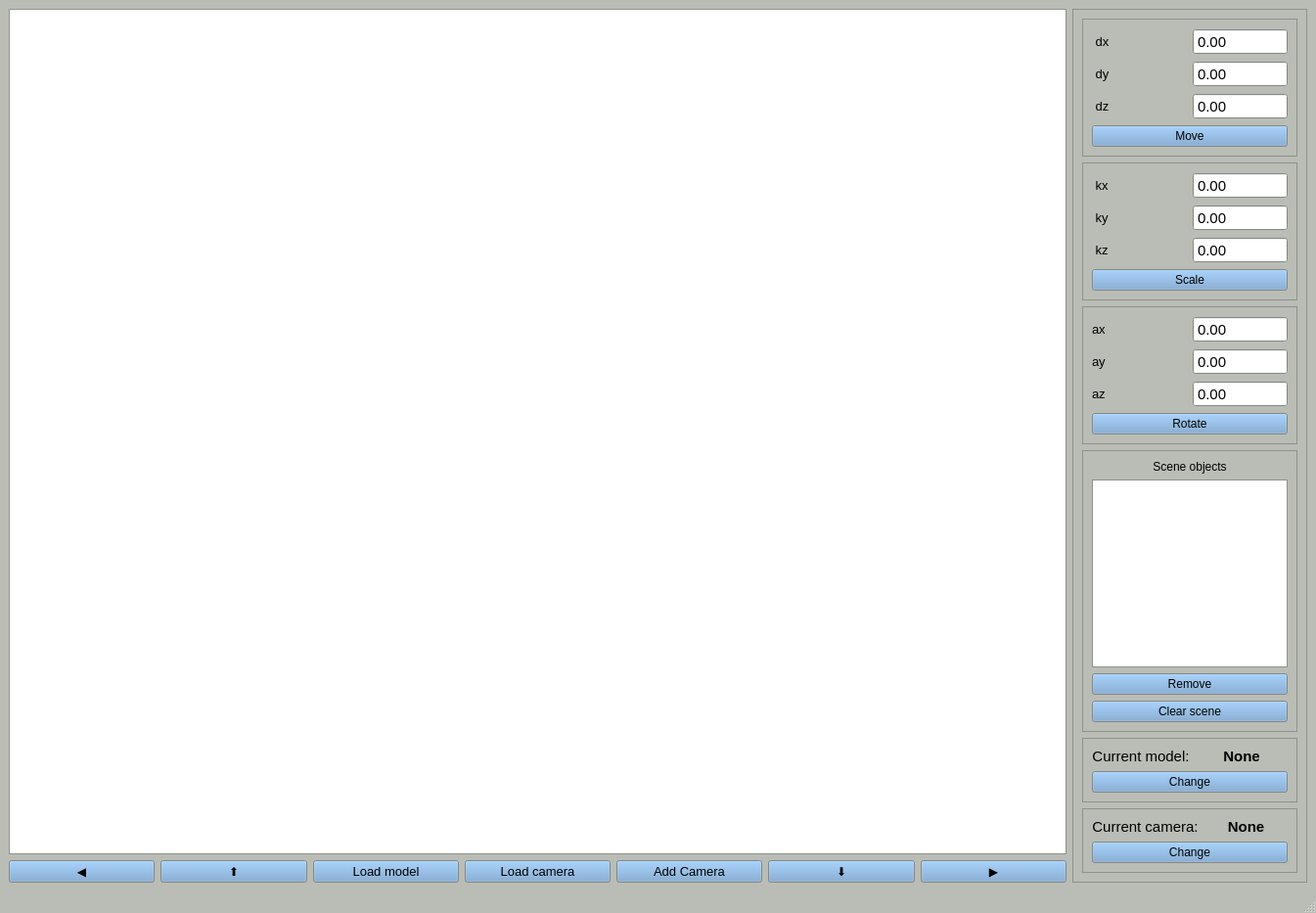
<?xml version="1.0" encoding="UTF-8"?>
<ui version="4.0">
 <class>MainWindow</class>
 <widget class="QMainWindow" name="MainWindow">
  <property name="geometry">
   <rect>
    <x>0</x>
    <y>0</y>
    <width>1345</width>
    <height>929</height>
   </rect>
  </property>
  <property name="palette">
   <palette>
    <active>
     <colorrole role="WindowText">
      <brush brushstyle="SolidPattern">
       <color alpha="255">
        <red>0</red>
        <green>0</green>
        <blue>0</blue>
       </color>
      </brush>
     </colorrole>
     <colorrole role="Button">
      <brush brushstyle="SolidPattern">
       <color alpha="255">
        <red>114</red>
        <green>159</green>
        <blue>207</blue>
       </color>
      </brush>
     </colorrole>
     <colorrole role="Light">
      <brush brushstyle="SolidPattern">
       <color alpha="255">
        <red>255</red>
        <green>255</green>
        <blue>255</blue>
       </color>
      </brush>
     </colorrole>
     <colorrole role="Midlight">
      <brush brushstyle="SolidPattern">
       <color alpha="255">
        <red>220</red>
        <green>222</green>
        <blue>218</blue>
       </color>
      </brush>
     </colorrole>
     <colorrole role="Dark">
      <brush brushstyle="SolidPattern">
       <color alpha="255">
        <red>93</red>
        <green>94</green>
        <blue>91</blue>
       </color>
      </brush>
     </colorrole>
     <colorrole role="Mid">
      <brush brushstyle="SolidPattern">
       <color alpha="255">
        <red>124</red>
        <green>126</green>
        <blue>121</blue>
       </color>
      </brush>
     </colorrole>
     <colorrole role="Text">
      <brush brushstyle="SolidPattern">
       <color alpha="255">
        <red>0</red>
        <green>0</green>
        <blue>0</blue>
       </color>
      </brush>
     </colorrole>
     <colorrole role="BrightText">
      <brush brushstyle="SolidPattern">
       <color alpha="255">
        <red>255</red>
        <green>255</green>
        <blue>255</blue>
       </color>
      </brush>
     </colorrole>
     <colorrole role="ButtonText">
      <brush brushstyle="SolidPattern">
       <color alpha="255">
        <red>0</red>
        <green>0</green>
        <blue>0</blue>
       </color>
      </brush>
     </colorrole>
     <colorrole role="Base">
      <brush brushstyle="SolidPattern">
       <color alpha="255">
        <red>255</red>
        <green>255</green>
        <blue>255</blue>
       </color>
      </brush>
     </colorrole>
     <colorrole role="Window">
      <brush brushstyle="SolidPattern">
       <color alpha="255">
        <red>186</red>
        <green>189</green>
        <blue>182</blue>
       </color>
      </brush>
     </colorrole>
     <colorrole role="Shadow">
      <brush brushstyle="SolidPattern">
       <color alpha="255">
        <red>0</red>
        <green>0</green>
        <blue>0</blue>
       </color>
      </brush>
     </colorrole>
     <colorrole role="AlternateBase">
      <brush brushstyle="SolidPattern">
       <color alpha="255">
        <red>220</red>
        <green>222</green>
        <blue>218</blue>
       </color>
      </brush>
     </colorrole>
     <colorrole role="ToolTipBase">
      <brush brushstyle="SolidPattern">
       <color alpha="255">
        <red>255</red>
        <green>255</green>
        <blue>220</blue>
       </color>
      </brush>
     </colorrole>
     <colorrole role="ToolTipText">
      <brush brushstyle="SolidPattern">
       <color alpha="255">
        <red>0</red>
        <green>0</green>
        <blue>0</blue>
       </color>
      </brush>
     </colorrole>
     <colorrole role="PlaceholderText">
      <brush brushstyle="SolidPattern">
       <color alpha="128">
        <red>0</red>
        <green>0</green>
        <blue>0</blue>
       </color>
      </brush>
     </colorrole>
    </active>
    <inactive>
     <colorrole role="WindowText">
      <brush brushstyle="SolidPattern">
       <color alpha="255">
        <red>0</red>
        <green>0</green>
        <blue>0</blue>
       </color>
      </brush>
     </colorrole>
     <colorrole role="Button">
      <brush brushstyle="SolidPattern">
       <color alpha="255">
        <red>114</red>
        <green>159</green>
        <blue>207</blue>
       </color>
      </brush>
     </colorrole>
     <colorrole role="Light">
      <brush brushstyle="SolidPattern">
       <color alpha="255">
        <red>255</red>
        <green>255</green>
        <blue>255</blue>
       </color>
      </brush>
     </colorrole>
     <colorrole role="Midlight">
      <brush brushstyle="SolidPattern">
       <color alpha="255">
        <red>220</red>
        <green>222</green>
        <blue>218</blue>
       </color>
      </brush>
     </colorrole>
     <colorrole role="Dark">
      <brush brushstyle="SolidPattern">
       <color alpha="255">
        <red>93</red>
        <green>94</green>
        <blue>91</blue>
       </color>
      </brush>
     </colorrole>
     <colorrole role="Mid">
      <brush brushstyle="SolidPattern">
       <color alpha="255">
        <red>124</red>
        <green>126</green>
        <blue>121</blue>
       </color>
      </brush>
     </colorrole>
     <colorrole role="Text">
      <brush brushstyle="SolidPattern">
       <color alpha="255">
        <red>0</red>
        <green>0</green>
        <blue>0</blue>
       </color>
      </brush>
     </colorrole>
     <colorrole role="BrightText">
      <brush brushstyle="SolidPattern">
       <color alpha="255">
        <red>255</red>
        <green>255</green>
        <blue>255</blue>
       </color>
      </brush>
     </colorrole>
     <colorrole role="ButtonText">
      <brush brushstyle="SolidPattern">
       <color alpha="255">
        <red>0</red>
        <green>0</green>
        <blue>0</blue>
       </color>
      </brush>
     </colorrole>
     <colorrole role="Base">
      <brush brushstyle="SolidPattern">
       <color alpha="255">
        <red>255</red>
        <green>255</green>
        <blue>255</blue>
       </color>
      </brush>
     </colorrole>
     <colorrole role="Window">
      <brush brushstyle="SolidPattern">
       <color alpha="255">
        <red>186</red>
        <green>189</green>
        <blue>182</blue>
       </color>
      </brush>
     </colorrole>
     <colorrole role="Shadow">
      <brush brushstyle="SolidPattern">
       <color alpha="255">
        <red>0</red>
        <green>0</green>
        <blue>0</blue>
       </color>
      </brush>
     </colorrole>
     <colorrole role="AlternateBase">
      <brush brushstyle="SolidPattern">
       <color alpha="255">
        <red>220</red>
        <green>222</green>
        <blue>218</blue>
       </color>
      </brush>
     </colorrole>
     <colorrole role="ToolTipBase">
      <brush brushstyle="SolidPattern">
       <color alpha="255">
        <red>255</red>
        <green>255</green>
        <blue>220</blue>
       </color>
      </brush>
     </colorrole>
     <colorrole role="ToolTipText">
      <brush brushstyle="SolidPattern">
       <color alpha="255">
        <red>0</red>
        <green>0</green>
        <blue>0</blue>
       </color>
      </brush>
     </colorrole>
     <colorrole role="PlaceholderText">
      <brush brushstyle="SolidPattern">
       <color alpha="128">
        <red>0</red>
        <green>0</green>
        <blue>0</blue>
       </color>
      </brush>
     </colorrole>
    </inactive>
    <disabled>
     <colorrole role="WindowText">
      <brush brushstyle="SolidPattern">
       <color alpha="255">
        <red>93</red>
        <green>94</green>
        <blue>91</blue>
       </color>
      </brush>
     </colorrole>
     <colorrole role="Button">
      <brush brushstyle="SolidPattern">
       <color alpha="255">
        <red>114</red>
        <green>159</green>
        <blue>207</blue>
       </color>
      </brush>
     </colorrole>
     <colorrole role="Light">
      <brush brushstyle="SolidPattern">
       <color alpha="255">
        <red>255</red>
        <green>255</green>
        <blue>255</blue>
       </color>
      </brush>
     </colorrole>
     <colorrole role="Midlight">
      <brush brushstyle="SolidPattern">
       <color alpha="255">
        <red>220</red>
        <green>222</green>
        <blue>218</blue>
       </color>
      </brush>
     </colorrole>
     <colorrole role="Dark">
      <brush brushstyle="SolidPattern">
       <color alpha="255">
        <red>93</red>
        <green>94</green>
        <blue>91</blue>
       </color>
      </brush>
     </colorrole>
     <colorrole role="Mid">
      <brush brushstyle="SolidPattern">
       <color alpha="255">
        <red>124</red>
        <green>126</green>
        <blue>121</blue>
       </color>
      </brush>
     </colorrole>
     <colorrole role="Text">
      <brush brushstyle="SolidPattern">
       <color alpha="255">
        <red>93</red>
        <green>94</green>
        <blue>91</blue>
       </color>
      </brush>
     </colorrole>
     <colorrole role="BrightText">
      <brush brushstyle="SolidPattern">
       <color alpha="255">
        <red>255</red>
        <green>255</green>
        <blue>255</blue>
       </color>
      </brush>
     </colorrole>
     <colorrole role="ButtonText">
      <brush brushstyle="SolidPattern">
       <color alpha="255">
        <red>93</red>
        <green>94</green>
        <blue>91</blue>
       </color>
      </brush>
     </colorrole>
     <colorrole role="Base">
      <brush brushstyle="SolidPattern">
       <color alpha="255">
        <red>186</red>
        <green>189</green>
        <blue>182</blue>
       </color>
      </brush>
     </colorrole>
     <colorrole role="Window">
      <brush brushstyle="SolidPattern">
       <color alpha="255">
        <red>186</red>
        <green>189</green>
        <blue>182</blue>
       </color>
      </brush>
     </colorrole>
     <colorrole role="Shadow">
      <brush brushstyle="SolidPattern">
       <color alpha="255">
        <red>0</red>
        <green>0</green>
        <blue>0</blue>
       </color>
      </brush>
     </colorrole>
     <colorrole role="AlternateBase">
      <brush brushstyle="SolidPattern">
       <color alpha="255">
        <red>186</red>
        <green>189</green>
        <blue>182</blue>
       </color>
      </brush>
     </colorrole>
     <colorrole role="ToolTipBase">
      <brush brushstyle="SolidPattern">
       <color alpha="255">
        <red>255</red>
        <green>255</green>
        <blue>220</blue>
       </color>
      </brush>
     </colorrole>
     <colorrole role="ToolTipText">
      <brush brushstyle="SolidPattern">
       <color alpha="255">
        <red>0</red>
        <green>0</green>
        <blue>0</blue>
       </color>
      </brush>
     </colorrole>
     <colorrole role="PlaceholderText">
      <brush brushstyle="SolidPattern">
       <color alpha="128">
        <red>0</red>
        <green>0</green>
        <blue>0</blue>
       </color>
      </brush>
     </colorrole>
    </disabled>
   </palette>
  </property>
  <property name="windowTitle">
   <string>Lab 03</string>
  </property>
  <widget class="QWidget" name="centralwidget">
   <property name="layoutDirection">
    <enum>Qt::LeftToRight</enum>
   </property>
   <layout class="QGridLayout" name="gridLayout">
    <item row="1" column="0">
     <widget class="QPushButton" name="left_btn">
      <property name="font">
       <font>
        <family>Arial</family>
        <pointsize>9</pointsize>
       </font>
      </property>
      <property name="text">
       <string>◀</string>
      </property>
     </widget>
    </item>
    <item row="1" column="1">
     <widget class="QPushButton" name="up_btn">
      <property name="font">
       <font>
        <family>Arial</family>
        <pointsize>9</pointsize>
       </font>
      </property>
      <property name="text">
       <string>⬆</string>
      </property>
     </widget>
    </item>
    <item row="1" column="2">
     <widget class="QPushButton" name="load_model_btn">
      <property name="font">
       <font>
        <family>Ubuntu</family>
        <pointsize>10</pointsize>
       </font>
      </property>
      <property name="text">
       <string>Load model</string>
      </property>
     </widget>
    </item>
    <item row="1" column="3">
     <widget class="QPushButton" name="load_camera_btn">
      <property name="font">
       <font>
        <family>Ubuntu</family>
        <pointsize>10</pointsize>
       </font>
      </property>
      <property name="text">
       <string>Load camera</string>
      </property>
     </widget>
    </item>
    <item row="1" column="4">
     <widget class="QPushButton" name="add_camera_btn">
      <property name="font">
       <font>
        <family>Ubuntu</family>
        <pointsize>10</pointsize>
       </font>
      </property>
      <property name="text">
       <string>Add Camera</string>
      </property>
     </widget>
    </item>
    <item row="1" column="5">
     <widget class="QPushButton" name="down_btn">
      <property name="font">
       <font>
        <family>Arial</family>
        <pointsize>9</pointsize>
       </font>
      </property>
      <property name="text">
       <string>⬇</string>
      </property>
     </widget>
    </item>
    <item row="1" column="6">
     <widget class="QPushButton" name="right_btn">
      <property name="font">
       <font>
        <family>Arial</family>
        <pointsize>9</pointsize>
       </font>
      </property>
      <property name="text">
       <string>▶</string>
      </property>
     </widget>
    </item>
    <item row="0" column="0" colspan="7">
     <widget class="QGraphicsView" name="graphicsView">
      <property name="font">
       <font>
        <family>Arial</family>
        <pointsize>9</pointsize>
       </font>
      </property>
     </widget>
    </item>
    <item row="0" column="7" rowspan="2">
     <widget class="QFrame" name="frame_4">
      <property name="sizePolicy">
       <sizepolicy hsizetype="Minimum" vsizetype="Fixed">
        <horstretch>0</horstretch>
        <verstretch>0</verstretch>
       </sizepolicy>
      </property>
      <property name="font">
       <font>
        <family>Arial</family>
        <pointsize>9</pointsize>
       </font>
      </property>
      <property name="frameShape">
       <enum>QFrame::StyledPanel</enum>
      </property>
      <property name="frameShadow">
       <enum>QFrame::Raised</enum>
      </property>
      <layout class="QVBoxLayout" name="verticalLayout">
       <item>
        <widget class="QFrame" name="move_label">
         <property name="sizePolicy">
          <sizepolicy hsizetype="Preferred" vsizetype="Fixed">
           <horstretch>0</horstretch>
           <verstretch>0</verstretch>
          </sizepolicy>
         </property>
         <property name="font">
          <font>
           <family>Arial</family>
           <pointsize>9</pointsize>
          </font>
         </property>
         <property name="frameShape">
          <enum>QFrame::StyledPanel</enum>
         </property>
         <property name="frameShadow">
          <enum>QFrame::Raised</enum>
         </property>
         <layout class="QGridLayout" name="gridLayout_5">
          <item row="2" column="0">
           <widget class="QLabel" name="label_3">
            <property name="font">
             <font>
              <family>Arial</family>
              <pointsize>10</pointsize>
             </font>
            </property>
            <property name="text">
             <string> dz</string>
            </property>
           </widget>
          </item>
          <item row="1" column="0">
           <widget class="QLabel" name="label_2">
            <property name="font">
             <font>
              <family>Arial</family>
              <pointsize>10</pointsize>
             </font>
            </property>
            <property name="text">
             <string> dy</string>
            </property>
           </widget>
          </item>
          <item row="0" column="0">
           <widget class="QLabel" name="label">
            <property name="font">
             <font>
              <family>Arial</family>
              <pointsize>10</pointsize>
             </font>
            </property>
            <property name="text">
             <string> dx</string>
            </property>
           </widget>
          </item>
          <item row="1" column="1">
           <widget class="QDoubleSpinBox" name="dy_box">
            <property name="font">
             <font>
              <family>Arial</family>
              <pointsize>11</pointsize>
             </font>
            </property>
            <property name="locale">
             <locale language="English" country="Canada"/>
            </property>
            <property name="buttonSymbols">
             <enum>QAbstractSpinBox::NoButtons</enum>
            </property>
            <property name="minimum">
             <double>-10000000000000000000000.000000000000000</double>
            </property>
            <property name="maximum">
             <double>10000000000000000000000.000000000000000</double>
            </property>
           </widget>
          </item>
          <item row="2" column="1">
           <widget class="QDoubleSpinBox" name="dz_box">
            <property name="font">
             <font>
              <family>Arial</family>
              <pointsize>11</pointsize>
             </font>
            </property>
            <property name="locale">
             <locale language="English" country="Canada"/>
            </property>
            <property name="buttonSymbols">
             <enum>QAbstractSpinBox::NoButtons</enum>
            </property>
            <property name="minimum">
             <double>-99999999999999991611392.000000000000000</double>
            </property>
            <property name="maximum">
             <double>10000000000000000.000000000000000</double>
            </property>
           </widget>
          </item>
          <item row="0" column="1">
           <widget class="QDoubleSpinBox" name="dx_box">
            <property name="minimumSize">
             <size>
              <width>0</width>
              <height>1</height>
             </size>
            </property>
            <property name="font">
             <font>
              <family>Arial</family>
              <pointsize>11</pointsize>
             </font>
            </property>
            <property name="locale">
             <locale language="English" country="Canada"/>
            </property>
            <property name="buttonSymbols">
             <enum>QAbstractSpinBox::NoButtons</enum>
            </property>
            <property name="minimum">
             <double>-10000000000000000.000000000000000</double>
            </property>
            <property name="maximum">
             <double>10000000000000000.000000000000000</double>
            </property>
           </widget>
          </item>
          <item row="3" column="0" colspan="2">
           <widget class="QPushButton" name="move_btn">
            <property name="font">
             <font>
              <family>Arial</family>
              <pointsize>9</pointsize>
             </font>
            </property>
            <property name="text">
             <string>Move</string>
            </property>
           </widget>
          </item>
         </layout>
        </widget>
       </item>
       <item>
        <widget class="QFrame" name="frame_2">
         <property name="sizePolicy">
          <sizepolicy hsizetype="Preferred" vsizetype="Fixed">
           <horstretch>0</horstretch>
           <verstretch>0</verstretch>
          </sizepolicy>
         </property>
         <property name="font">
          <font>
           <family>Arial</family>
           <pointsize>9</pointsize>
          </font>
         </property>
         <property name="frameShape">
          <enum>QFrame::StyledPanel</enum>
         </property>
         <property name="frameShadow">
          <enum>QFrame::Raised</enum>
         </property>
         <layout class="QGridLayout" name="gridLayout_6">
          <item row="1" column="0">
           <widget class="QLabel" name="label_5">
            <property name="font">
             <font>
              <family>Arial</family>
              <pointsize>10</pointsize>
             </font>
            </property>
            <property name="text">
             <string> ky</string>
            </property>
           </widget>
          </item>
          <item row="0" column="0">
           <widget class="QLabel" name="label_4">
            <property name="font">
             <font>
              <family>Arial</family>
              <pointsize>10</pointsize>
             </font>
            </property>
            <property name="text">
             <string> kx</string>
            </property>
           </widget>
          </item>
          <item row="1" column="1">
           <widget class="QDoubleSpinBox" name="ky_box">
            <property name="font">
             <font>
              <family>Arial</family>
              <pointsize>11</pointsize>
             </font>
            </property>
            <property name="locale">
             <locale language="English" country="Canada"/>
            </property>
            <property name="buttonSymbols">
             <enum>QAbstractSpinBox::NoButtons</enum>
            </property>
            <property name="minimum">
             <double>0.000000000000000</double>
            </property>
            <property name="maximum">
             <double>10000000000000000000000.000000000000000</double>
            </property>
           </widget>
          </item>
          <item row="0" column="1">
           <widget class="QDoubleSpinBox" name="kx_box">
            <property name="font">
             <font>
              <family>Arial</family>
              <pointsize>11</pointsize>
             </font>
            </property>
            <property name="locale">
             <locale language="English" country="Canada"/>
            </property>
            <property name="buttonSymbols">
             <enum>QAbstractSpinBox::NoButtons</enum>
            </property>
            <property name="minimum">
             <double>0.000000000000000</double>
            </property>
            <property name="maximum">
             <double>10000000000000000.000000000000000</double>
            </property>
           </widget>
          </item>
          <item row="2" column="0">
           <widget class="QLabel" name="label_6">
            <property name="font">
             <font>
              <family>Arial</family>
              <pointsize>10</pointsize>
             </font>
            </property>
            <property name="text">
             <string> kz</string>
            </property>
           </widget>
          </item>
          <item row="2" column="1">
           <widget class="QDoubleSpinBox" name="kz_box">
            <property name="font">
             <font>
              <family>Arial</family>
              <pointsize>11</pointsize>
             </font>
            </property>
            <property name="locale">
             <locale language="English" country="Canada"/>
            </property>
            <property name="buttonSymbols">
             <enum>QAbstractSpinBox::NoButtons</enum>
            </property>
            <property name="minimum">
             <double>0.000000000000000</double>
            </property>
            <property name="maximum">
             <double>10000000000000000.000000000000000</double>
            </property>
           </widget>
          </item>
          <item row="3" column="0" colspan="2">
           <widget class="QPushButton" name="scale_btn">
            <property name="font">
             <font>
              <family>Arial</family>
              <pointsize>9</pointsize>
             </font>
            </property>
            <property name="text">
             <string>Scale</string>
            </property>
           </widget>
          </item>
         </layout>
        </widget>
       </item>
       <item>
        <widget class="QFrame" name="frame_3">
         <property name="sizePolicy">
          <sizepolicy hsizetype="Minimum" vsizetype="Fixed">
           <horstretch>0</horstretch>
           <verstretch>0</verstretch>
          </sizepolicy>
         </property>
         <property name="font">
          <font>
           <family>Arial</family>
           <pointsize>9</pointsize>
          </font>
         </property>
         <property name="frameShape">
          <enum>QFrame::StyledPanel</enum>
         </property>
         <property name="frameShadow">
          <enum>QFrame::Raised</enum>
         </property>
         <layout class="QGridLayout" name="gridLayout_7">
          <item row="1" column="0">
           <widget class="QLabel" name="label_12">
            <property name="font">
             <font>
              <family>Arial</family>
              <pointsize>10</pointsize>
             </font>
            </property>
            <property name="text">
             <string>ay</string>
            </property>
           </widget>
          </item>
          <item row="1" column="1">
           <widget class="QDoubleSpinBox" name="ay_box">
            <property name="font">
             <font>
              <family>Arial</family>
              <pointsize>11</pointsize>
             </font>
            </property>
            <property name="locale">
             <locale language="English" country="Canada"/>
            </property>
            <property name="buttonSymbols">
             <enum>QAbstractSpinBox::NoButtons</enum>
            </property>
            <property name="minimum">
             <double>-10000000000000000000000.000000000000000</double>
            </property>
            <property name="maximum">
             <double>10000000000000000000000.000000000000000</double>
            </property>
           </widget>
          </item>
          <item row="0" column="1">
           <widget class="QDoubleSpinBox" name="ax_box">
            <property name="font">
             <font>
              <family>Arial</family>
              <pointsize>11</pointsize>
             </font>
            </property>
            <property name="locale">
             <locale language="English" country="Canada"/>
            </property>
            <property name="buttonSymbols">
             <enum>QAbstractSpinBox::NoButtons</enum>
            </property>
            <property name="minimum">
             <double>-10000000000000000.000000000000000</double>
            </property>
            <property name="maximum">
             <double>10000000000000000.000000000000000</double>
            </property>
           </widget>
          </item>
          <item row="2" column="1">
           <widget class="QDoubleSpinBox" name="az_box">
            <property name="font">
             <font>
              <family>Arial</family>
              <pointsize>11</pointsize>
             </font>
            </property>
            <property name="locale">
             <locale language="English" country="Canada"/>
            </property>
            <property name="buttonSymbols">
             <enum>QAbstractSpinBox::NoButtons</enum>
            </property>
            <property name="minimum">
             <double>-99999999999999991611392.000000000000000</double>
            </property>
            <property name="maximum">
             <double>10000000000000000.000000000000000</double>
            </property>
           </widget>
          </item>
          <item row="2" column="0">
           <widget class="QLabel" name="label_10">
            <property name="font">
             <font>
              <family>Arial</family>
              <pointsize>10</pointsize>
             </font>
            </property>
            <property name="text">
             <string>az</string>
            </property>
           </widget>
          </item>
          <item row="3" column="0" colspan="2">
           <widget class="QPushButton" name="rotate_btn">
            <property name="font">
             <font>
              <family>Arial</family>
              <pointsize>9</pointsize>
             </font>
            </property>
            <property name="text">
             <string>Rotate</string>
            </property>
           </widget>
          </item>
          <item row="0" column="0">
           <widget class="QLabel" name="label_11">
            <property name="font">
             <font>
              <family>Arial</family>
              <pointsize>10</pointsize>
             </font>
            </property>
            <property name="text">
             <string>ax</string>
            </property>
           </widget>
          </item>
         </layout>
        </widget>
       </item>
       <item>
        <widget class="QFrame" name="frame">
         <property name="font">
          <font>
           <family>Arial</family>
           <pointsize>9</pointsize>
          </font>
         </property>
         <property name="frameShape">
          <enum>QFrame::StyledPanel</enum>
         </property>
         <property name="frameShadow">
          <enum>QFrame::Raised</enum>
         </property>
         <layout class="QVBoxLayout" name="verticalLayout_2">
          <item>
           <widget class="QLabel" name="label_7">
            <property name="font">
             <font>
              <family>Arial</family>
              <pointsize>9</pointsize>
             </font>
            </property>
            <property name="text">
             <string>Scene objects</string>
            </property>
            <property name="alignment">
             <set>Qt::AlignCenter</set>
            </property>
           </widget>
          </item>
          <item>
           <widget class="QListWidget" name="objects_list">
            <property name="sizePolicy">
             <sizepolicy hsizetype="Maximum" vsizetype="Expanding">
              <horstretch>0</horstretch>
              <verstretch>0</verstretch>
             </sizepolicy>
            </property>
            <property name="maximumSize">
             <size>
              <width>200</width>
              <height>16777215</height>
             </size>
            </property>
            <property name="currentRow">
             <number>-1</number>
            </property>
           </widget>
          </item>
          <item>
           <widget class="QPushButton" name="remove_object_btn">
            <property name="font">
             <font>
              <family>Arial</family>
              <pointsize>9</pointsize>
             </font>
            </property>
            <property name="text">
             <string>Remove</string>
            </property>
           </widget>
          </item>
          <item>
           <widget class="QPushButton" name="clear_scene_btn">
            <property name="sizePolicy">
             <sizepolicy hsizetype="Ignored" vsizetype="Fixed">
              <horstretch>0</horstretch>
              <verstretch>0</verstretch>
             </sizepolicy>
            </property>
            <property name="font">
             <font>
              <family>Arial</family>
              <pointsize>9</pointsize>
             </font>
            </property>
            <property name="text">
             <string>Clear scene</string>
            </property>
           </widget>
          </item>
         </layout>
        </widget>
       </item>
       <item>
        <widget class="QFrame" name="frame_6">
         <property name="font">
          <font>
           <family>Arial</family>
           <pointsize>9</pointsize>
          </font>
         </property>
         <property name="frameShape">
          <enum>QFrame::StyledPanel</enum>
         </property>
         <property name="frameShadow">
          <enum>QFrame::Raised</enum>
         </property>
         <layout class="QVBoxLayout" name="verticalLayout_4">
          <item>
           <layout class="QHBoxLayout" name="horizontalLayout">
            <item>
             <widget class="QLabel" name="label_9">
              <property name="font">
               <font>
                <family>Arial</family>
                <pointsize>11</pointsize>
               </font>
              </property>
              <property name="text">
               <string>Current model:</string>
              </property>
              <property name="alignment">
               <set>Qt::AlignCenter</set>
              </property>
             </widget>
            </item>
            <item>
             <widget class="QLabel" name="curr_model_lbl">
              <property name="font">
               <font>
                <pointsize>11</pointsize>
                <weight>75</weight>
                <bold>true</bold>
               </font>
              </property>
              <property name="text">
               <string>None</string>
              </property>
              <property name="alignment">
               <set>Qt::AlignCenter</set>
              </property>
             </widget>
            </item>
           </layout>
          </item>
          <item>
           <widget class="QPushButton" name="change_model_btn">
            <property name="font">
             <font>
              <family>Arial</family>
              <pointsize>9</pointsize>
             </font>
            </property>
            <property name="text">
             <string>Change</string>
            </property>
           </widget>
          </item>
         </layout>
        </widget>
       </item>
       <item>
        <widget class="QFrame" name="frame_5">
         <property name="font">
          <font>
           <family>Arial</family>
           <pointsize>9</pointsize>
          </font>
         </property>
         <property name="frameShape">
          <enum>QFrame::StyledPanel</enum>
         </property>
         <property name="frameShadow">
          <enum>QFrame::Raised</enum>
         </property>
         <layout class="QVBoxLayout" name="verticalLayout_3">
          <item>
           <layout class="QHBoxLayout" name="horizontalLayout_2">
            <item>
             <widget class="QLabel" name="label_8">
              <property name="font">
               <font>
                <family>Arial</family>
                <pointsize>11</pointsize>
               </font>
              </property>
              <property name="text">
               <string>Current camera:</string>
              </property>
              <property name="alignment">
               <set>Qt::AlignCenter</set>
              </property>
             </widget>
            </item>
            <item>
             <widget class="QLabel" name="curr_camera_lbl">
              <property name="font">
               <font>
                <pointsize>11</pointsize>
                <weight>75</weight>
                <bold>true</bold>
               </font>
              </property>
              <property name="text">
               <string>None</string>
              </property>
              <property name="alignment">
               <set>Qt::AlignCenter</set>
              </property>
             </widget>
            </item>
           </layout>
          </item>
          <item>
           <widget class="QPushButton" name="change_camera_btn">
            <property name="font">
             <font>
              <family>Arial</family>
              <pointsize>9</pointsize>
             </font>
            </property>
            <property name="text">
             <string>Change</string>
            </property>
           </widget>
          </item>
         </layout>
        </widget>
       </item>
      </layout>
     </widget>
    </item>
   </layout>
  </widget>
  <widget class="QStatusBar" name="statusbar"/>
 </widget>
 <tabstops>
  <tabstop>dx_box</tabstop>
  <tabstop>dy_box</tabstop>
  <tabstop>dz_box</tabstop>
  <tabstop>move_btn</tabstop>
  <tabstop>kx_box</tabstop>
  <tabstop>ky_box</tabstop>
  <tabstop>kz_box</tabstop>
  <tabstop>scale_btn</tabstop>
  <tabstop>ax_box</tabstop>
  <tabstop>ay_box</tabstop>
  <tabstop>az_box</tabstop>
  <tabstop>rotate_btn</tabstop>
  <tabstop>remove_object_btn</tabstop>
  <tabstop>change_camera_btn</tabstop>
  <tabstop>left_btn</tabstop>
  <tabstop>up_btn</tabstop>
  <tabstop>load_model_btn</tabstop>
  <tabstop>add_camera_btn</tabstop>
  <tabstop>down_btn</tabstop>
  <tabstop>right_btn</tabstop>
 </tabstops>
 <resources/>
 <connections/>
</ui>
